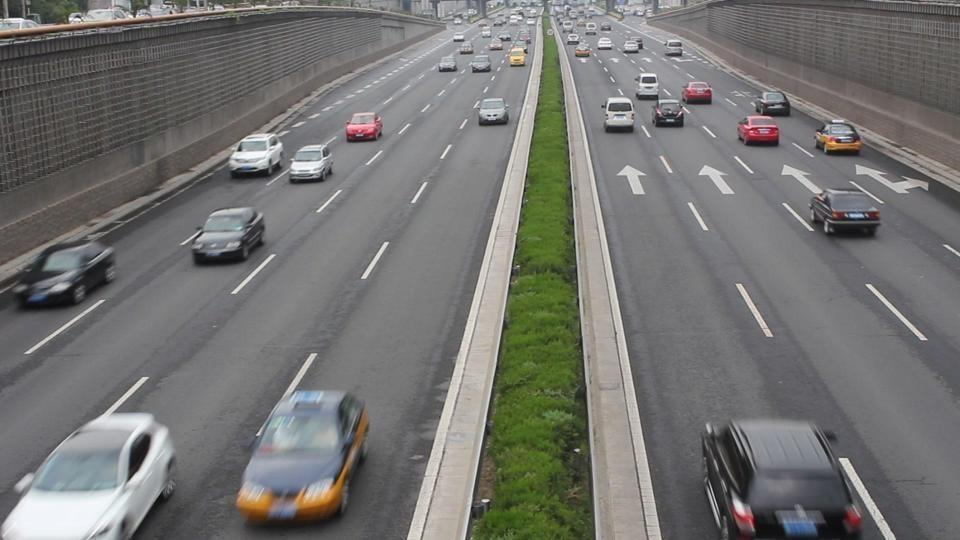
#> input picture RDK_X3/模型测试/car_data_1_8613.jpg, 960 x 540 px; its folder holds only this picture in this run
$ python -i '数据增强.py'   (imports and definitions only)
#> lines starting #> are read from the running program, lines starting #| are printed output that depends on the picture
#> further down, picture is the input picture: shape (540, 960, 3); mean B, G, R 113.3, 115.8, 116
import cv2
import numpy as np
import os
import random
from glob import glob

RED_BALL_IMG = "E:/Byte_track_dataset/red_ball/images/train_ball"
RED_BALL_LABEL = "E:/Byte_track_dataset/red_ball/labels/train_ball"

OUT_IMG = "E:/Byte_track_dataset/red_ball/images/train"
OUT_LABEL = "E:/Byte_track_dataset/red_ball/labels/train"

AUG_PER_IMG = 4
MAX_IMG_W = 1280
MAX_IMG_H = 720

# [2 lines not run here, left out]

def hsv_aug(img):
    hsv = cv2.cvtColor(img, cv2.COLOR_BGR2HSV)
#> hsv: shape (540, 960, 3); mean H, S, V 74.9, 20.5, 119.5
    h, s, v = cv2.split(hsv)
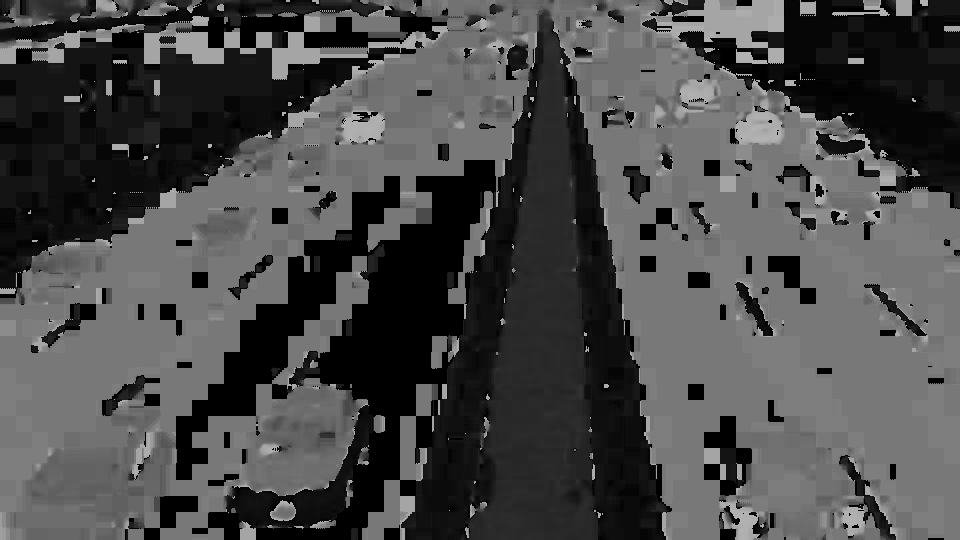
#> h: shape (540, 960); min 0, max 179, mean 74.9
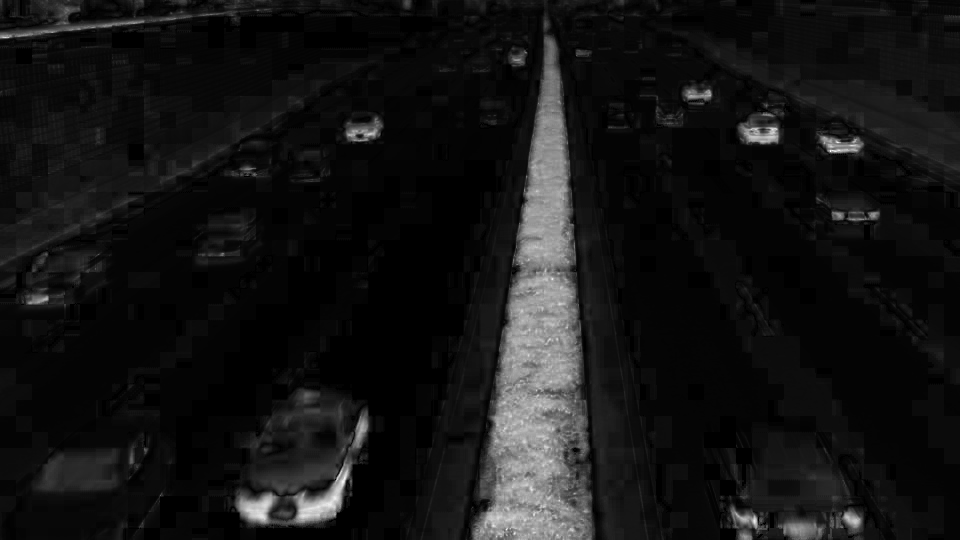
#> s: shape (540, 960); min 0, max 255, mean 20.5
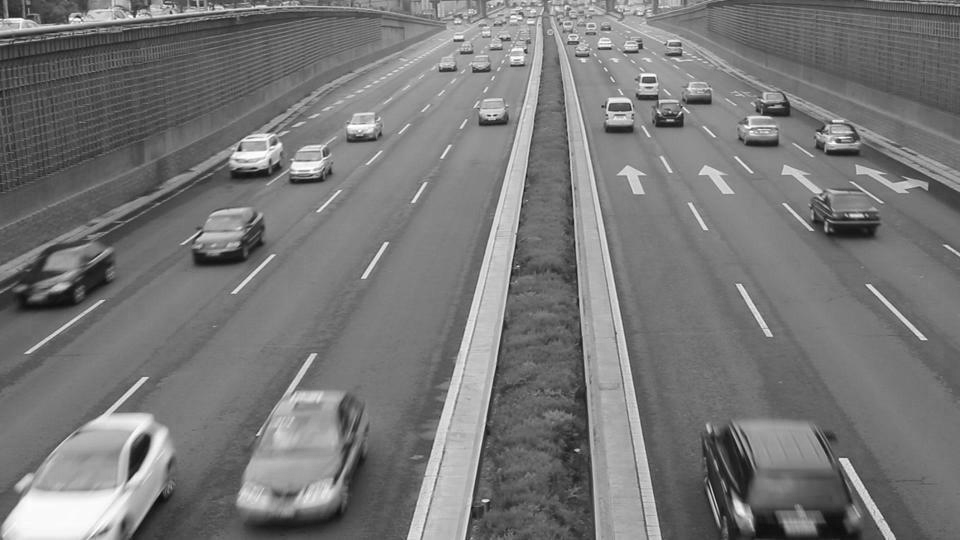
#> v: shape (540, 960); min 11, max 255, mean 119.5

    h = h.astype(np.int16)
    h += random.randint(-8, 8)
    h = np.clip(h, 0, 179).astype(np.uint8)

    s = s.astype(np.float32)
    s = s * random.uniform(0.55, 1.5)
    s = np.clip(s, 0, 255).astype(np.uint8)
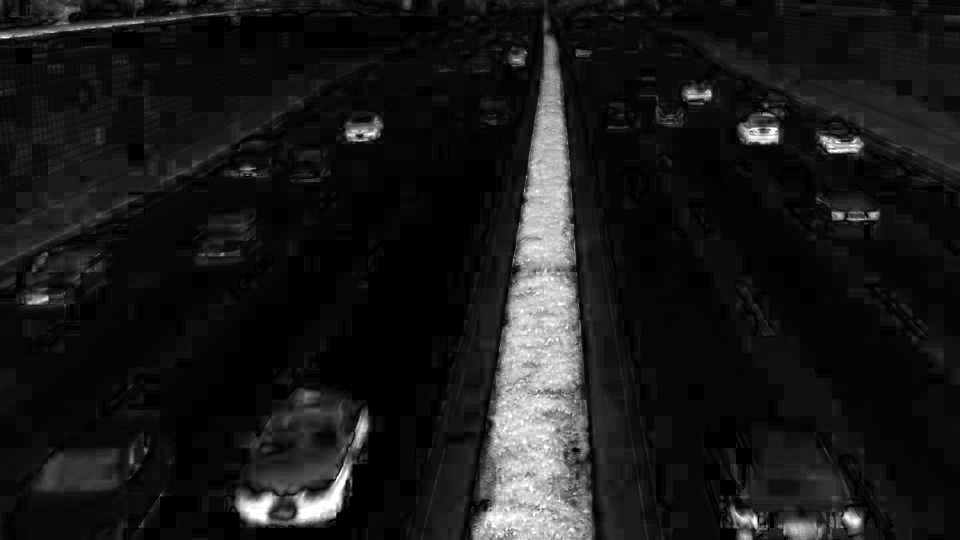
#> s: shape (540, 960); min 0, max 255, mean 25.7

    v = v.astype(np.float32)
    v = v * random.uniform(0.45, 1.7)
    v = np.clip(v, 0, 255).astype(np.uint8)

    hsv_merge = cv2.merge((h, s, v))
#> hsv_merge: shape (540, 960, 3); mean H, S, V 78.9, 25.7, 116.1
    return cv2.cvtColor(hsv_merge, cv2.COLOR_HSV2BGR)


# [116 lines left out: functions motion_blur_aug, horizontal_flip, random_scale_crop, random_occlusion, load_yolo_label, save_img_label and 1 more, not called in this run]

# [8 lines not run here, left out]

>>> import cv2
>>> picture = cv2.imread('../模型测试/car_data_1_8613.jpg')
>>> result = hsv_aug(picture)
